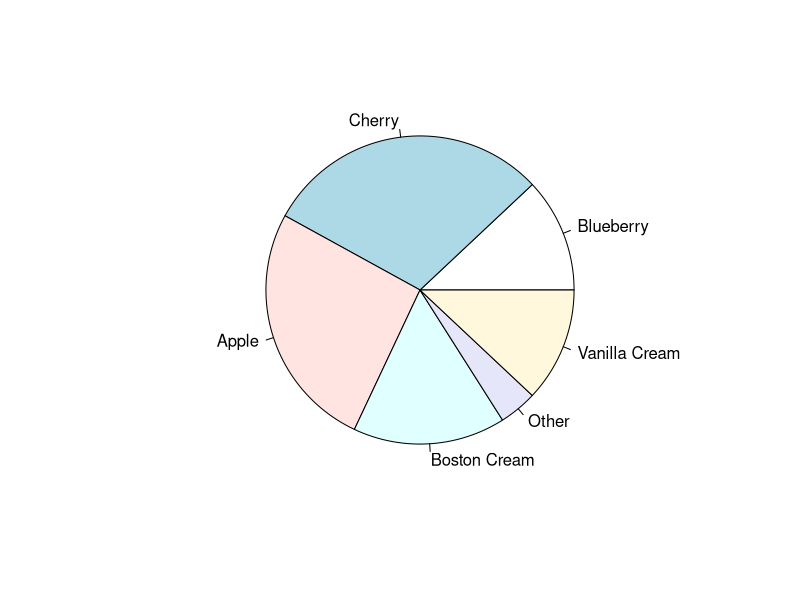

Reproduce this figure in R.

pie.sales <- c(0.12, 0.3, 0.26, 0.16, 0.04, 0.12)
names(pie.sales) <- c("Blueberry", "Cherry","Apple", "Boston Cream", "Other", "Vanilla Cream")
pie(pie.sales)
